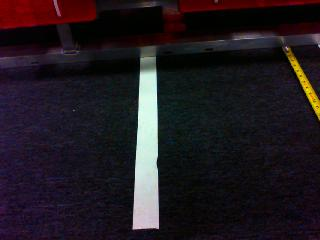
#> input picture Test_Images/image3.jpg, 320 x 240 px
$ python color_detection_test.py
#> lines starting #> are read from the running program, lines starting #| are printed output that depends on the picture; after the words box and inside, x2 and y2 are one past the last pixel; in counts of white or black regions, pixels touching at a corner belong together
import cv2
import numpy as np

img = cv2.imread("Test_Images/image3.jpg")
#> img is the input picture: shape (240, 320, 3); mean B, G, R 31.7, 26.3, 33.2

hsv = cv2.cvtColor(img, cv2.COLOR_BGR2HSV)
#> hsv: shape (240, 320, 3); mean H, S, V 109.6, 118.8, 39

'''white = np.uint8([[[240,240,240]]])
hsvWhite = cv2.cvtColor(white, cv2.COLOR_BGR2HSV)
print(hsvWhite)

lower_color = np.array([hsvWhite[0][0][0]-10, 100, 100])
upper_color = np.array([hsvWhite[0][0][0]+10, 255, 255])'''

lower_color = np.array([0, 0, 0], dtype=np.uint8)
upper_color = np.array([0, 0, 100], dtype=np.uint8)

mask = cv2.inRange(hsv, lower_color, upper_color)
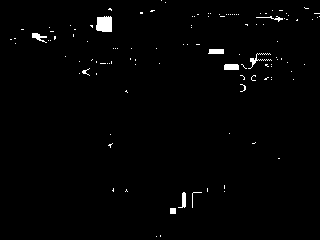
#> mask: shape (240, 320); 1.3% white; 117 white regions (107 under 20 px), largest, box (x1, y1, x2, y2) and area: (96, 16, 112, 32) 229, (224, 64, 239, 70) 88, (208, 49, 224, 54) 76
res = cv2.bitwise_and(img, img, mask = mask)

cv2.imshow('img', img)
cv2.imshow('mask', mask)
cv2.imshow('res', res)

cv2.waitKey(0)
cv2.destroyAllWindows()

$ run again, with Test_Images/image10.JPG copied over Test_Images/image3.jpg
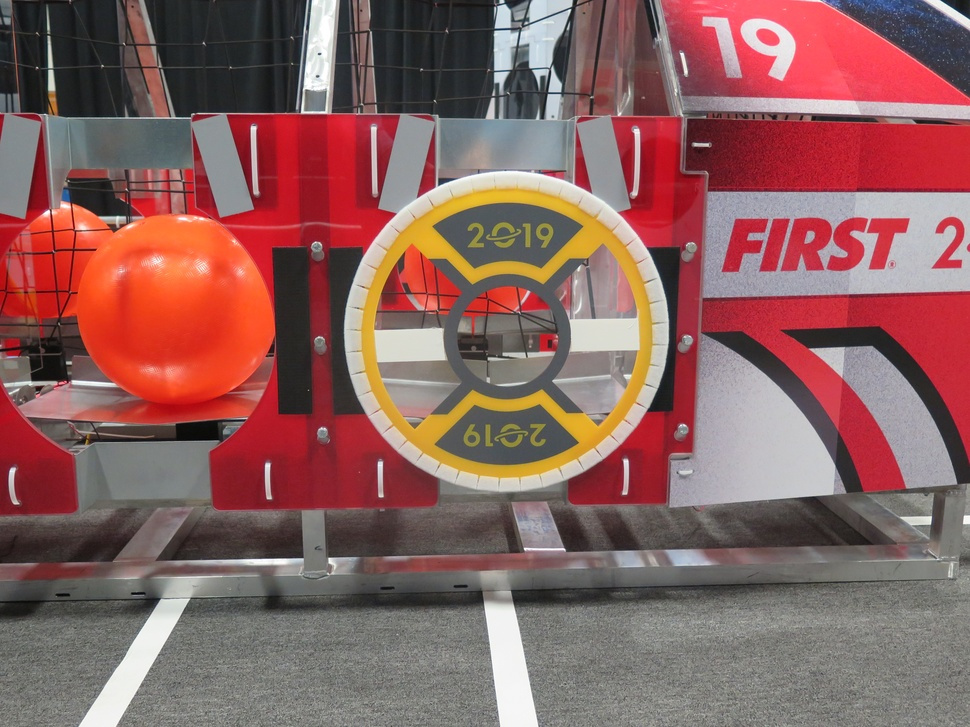
#> input picture Test_Images/image10.JPG, 970 x 727 px, shrunk from 4000 x 3000 before the run
#> img is the input picture: shape (727, 970, 3); mean B, G, R 95, 97.5, 139
#> hsv: shape (727, 970, 3); mean H, S, V 83.1, 76.6, 141
#> `mask = cv2.inRange(hsv, lower_color, upper_color)`:
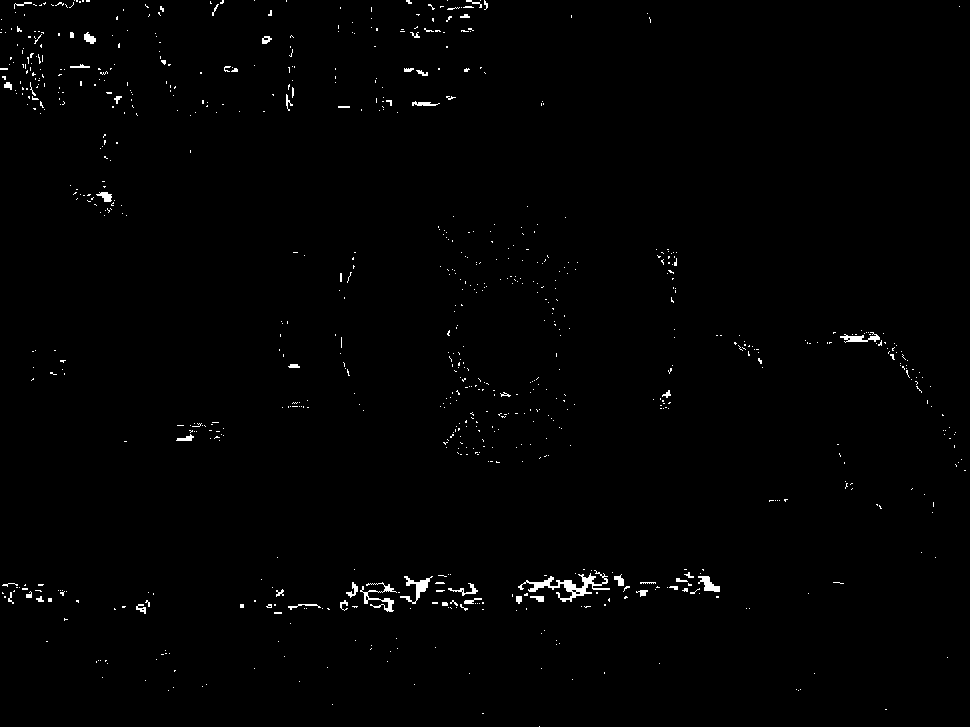
#> mask: shape (727, 970); 0.86% white; 816 white regions (764 under 20 px), largest, box (x1, y1, x2, y2) and area: (518, 570, 610, 602) 737, (360, 582, 397, 612) 301, (400, 576, 433, 604) 273
#> `res = cv2.bitwise_and(img, img, mask = mask)`:
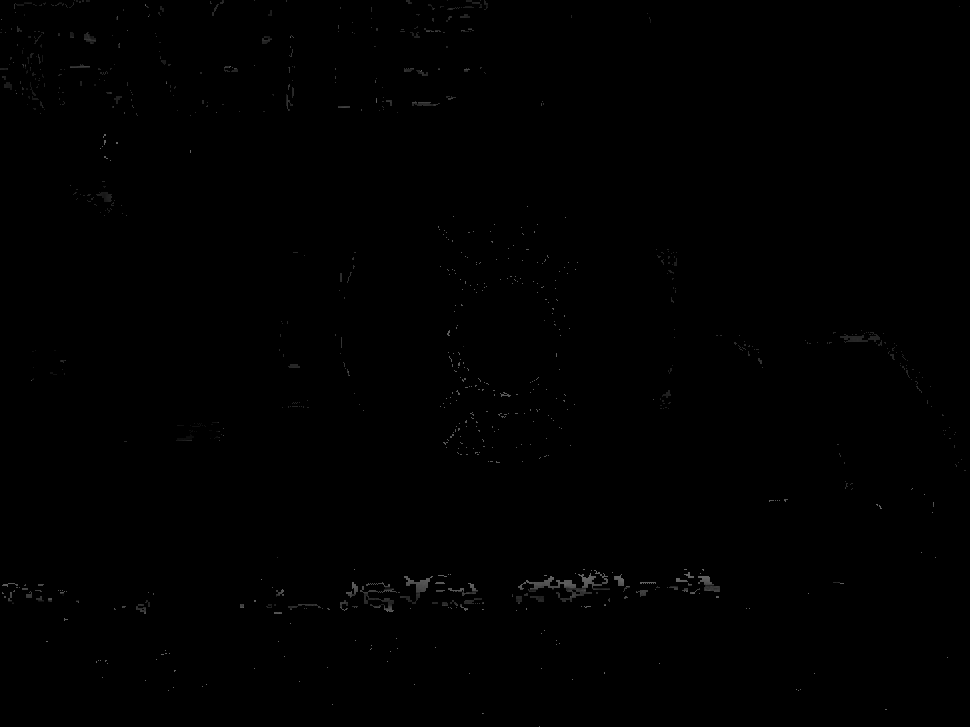
#> res: shape (727, 970, 3); min 0, max 100, mean 0.5

$ run again, with Test_Images/image10.jpg copied over Test_Images/image3.jpg
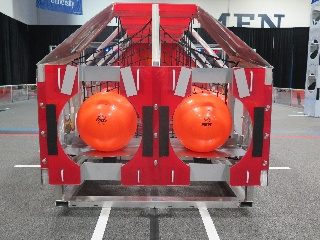
#> input picture Test_Images/image10.jpg, 320 x 240 px
#> img is the input picture: shape (240, 320, 3); mean B, G, R 102.5, 102.2, 142.9
#> hsv: shape (240, 320, 3); mean H, S, V 84.8, 74, 145.6
#> `mask = cv2.inRange(hsv, lower_color, upper_color)`:
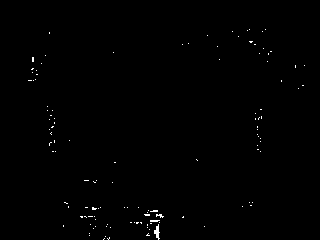
#> mask: shape (240, 320); 0.43% white in thin lines or dots, all inside (x1, y1, x2, y2) = (28, 29, 305, 240)
